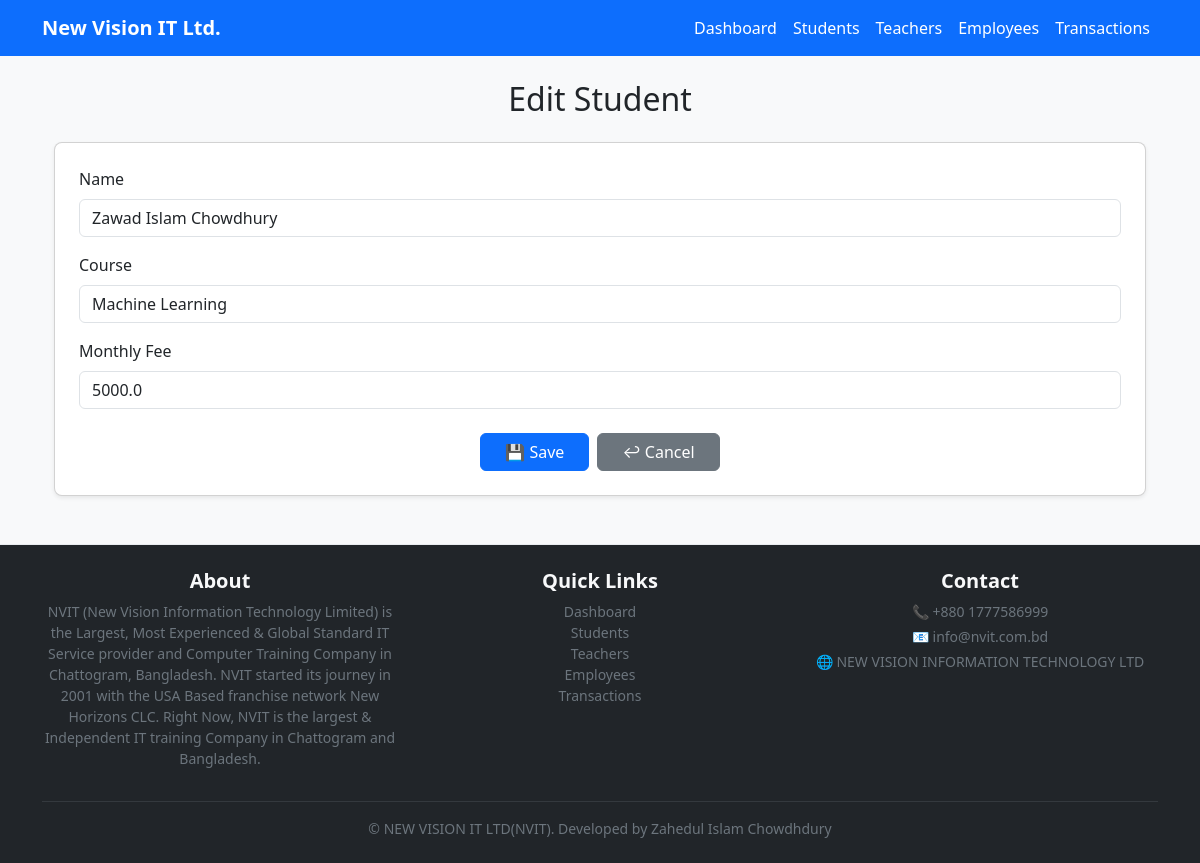
Before: /edit/student/1 with the older database file.
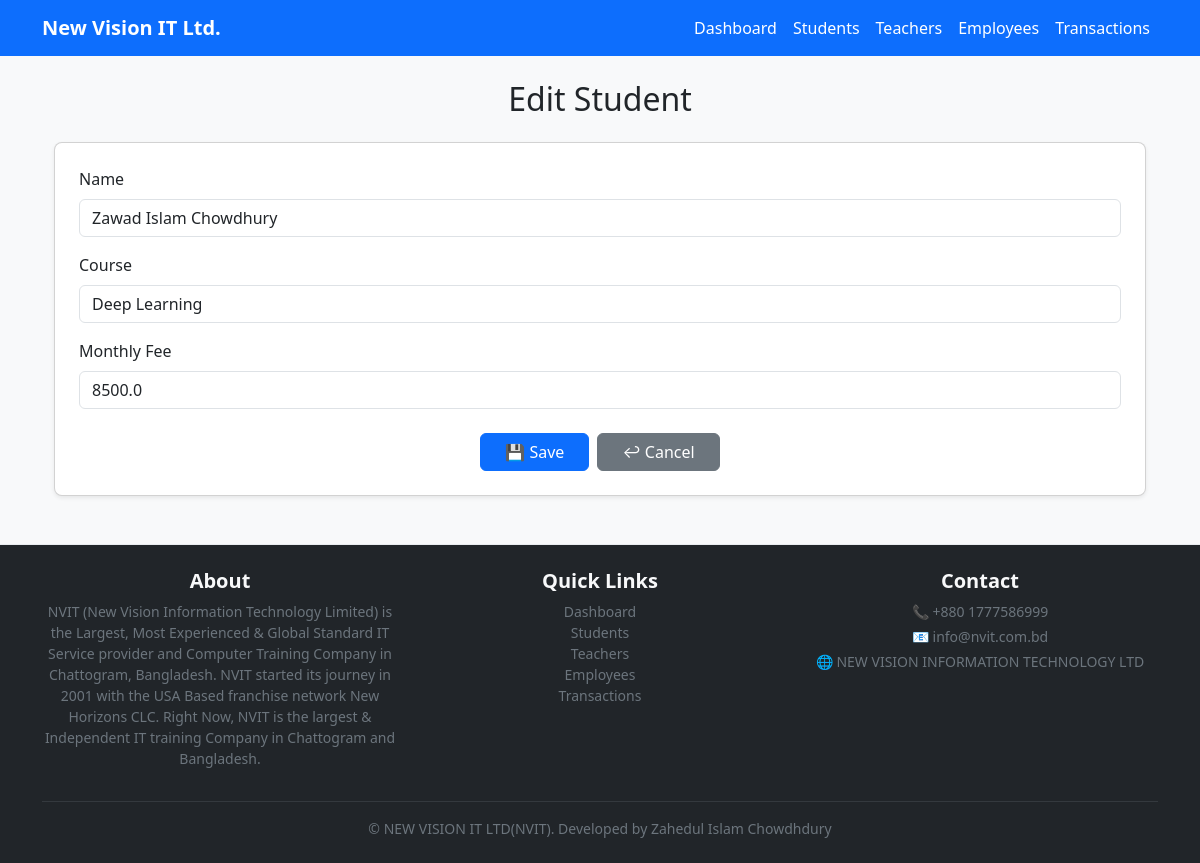
After: the same page with the newer database file.
### models.py (models this page shows)
class Student(db.Model):
    id = db.Column(db.Integer, primary_key=True)
    name = db.Column(db.String(100))
    course = db.Column(db.String(100))
    monthly_fee = db.Column(db.Float)
    transactions = db.relationship('Transaction', backref='student', lazy=True)

### app.py (the view, shortened to what this page needs)
@app.route('/edit/<kind>/<int:id>', methods=['GET', 'POST'])
def edit(kind, id):
    obj = None
    if kind == 'student':
        obj = Student.query.get_or_404(id)
    elif kind == 'teacher':
        obj = Teacher.query.get_or_404(id)
    elif kind == 'employee':
        obj = Employee.query.get_or_404(id)
    elif kind == 'transaction':
        obj = Transaction.query.get_or_404(id)
    else:
        flash('Unknown kind', 'danger')
        return redirect(url_for('dashboard'))
    students = Student.query.all()
    teachers = Teacher.query.all()
    employees = Employee.query.all()
    return render_template(
        'form.html',
        title=f'Edit {kind.title()}',
        kind=kind,
        obj=obj,
        students=students,
        teachers=teachers,
        employees=employees
    )

### templates/form.html (shortened to what this page needs)
{% extends "base.html" %}
{% block content %}
<div class="container mt-4">
  <h2 class="mb-4 text-center">{{ title }}</h2>
  <div class="card shadow-sm p-4">
    <form method="POST">
      {% if kind == 'student' %}
        <div class="mb-3">
          <label class="form-label">Name</label>
          <input type="text" name="name" class="form-control" required value="{{ obj.name if obj else '' }}">
        </div>
        <div class="mb-3">
          <label class="form-label">Course</label>
          <input type="text" name="course" class="form-control" value="{{ obj.course if obj else '' }}">
        </div>
        <div class="mb-3">
          <label class="form-label">Monthly Fee</label>
          <input type="number" step="0.01" name="monthly_fee" class="form-control" value="{{ obj.monthly_fee if obj else '' }}">
        </div>
      {% endif %}
      <div class="d-flex justify-content-center gap-2 mt-4">
        <button class="btn btn-primary px-4" type="submit">💾 Save</button>
        <a class="btn btn-secondary px-4" href="{{ url_for('dashboard') }}">↩ Cancel</a>
      </div>
    </form>
  </div>
</div>
{% endblock %}

Changed rows visible on the page:
changed Student "Zawad Islam Chowdhury": course "Machine Learning" → "Deep Learning"; monthly_fee "5000.0" → "8500.0"
